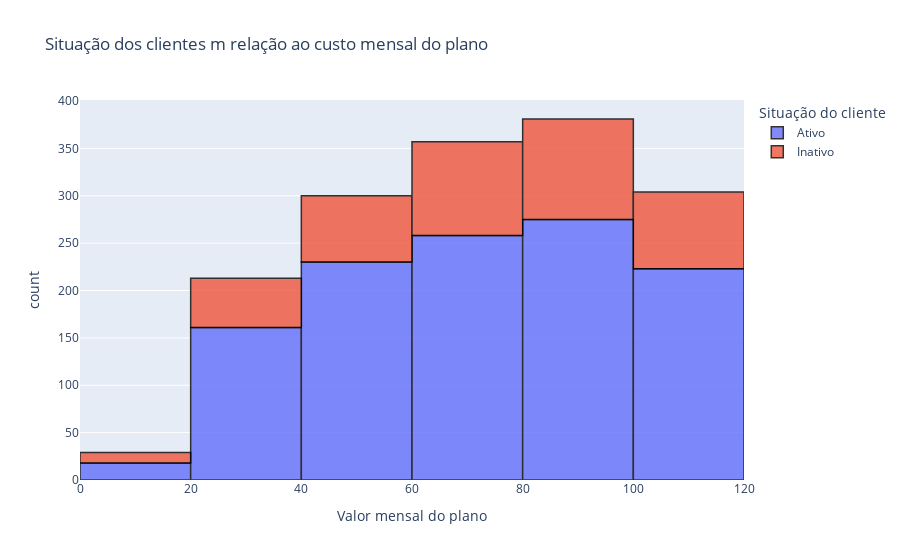

The code cell stored with this chart in its notebook:
### Markdown cell above
### **3.2.1 - Perfil de gasto mensal dos clientes**

### Code cell
# Avaliação em relação ao custo mensal do plano
df_gastos = df.Valor_Mensal.value_counts()
df_gastos = df_gastos.to_frame().reset_index()
df_gastos.columns = ['Valor mensal do plano', 'Quantidade']
df_gastos['Situação do cliente'] = df.Cliente_Inativo
df_gastos['Situação do cliente'] = df_gastos['Situação do cliente'].map({0:'Ativo', 1:'Inativo'})


fig = px.histogram(df_gastos, x="Valor mensal do plano", color = "Situação do cliente", nbins = 10,
    title="Situação dos clientes em relação ao custo mensal do plano")
fig.update_traces( opacity=0.8, marker_line_width=1.5, marker_line_color = 'rgb(0,0,0)')
fig.show()

### Figure 1 — Plotly figure (JSON) as saved in the notebook; plotly's stock layout.template omitted (floating-point values rounded to 4 significant figures; data arrays with more than 128 entries replaced by an {"elided": "..."} marker saying what was removed)
{"data": [{"alignmentgroup": "True", "bingroup": "x", "hovertemplate": "Situação do cliente=Ativo<br>Valor mensal do plano=%{x}<br>count=%{y}<extra></extra>", "legendgroup": "Ativo", "marker": {"color": "#636efa", "line": {"color": "rgb(0,0,0)", "width": 1.5}, "pattern": {"shape": ""}}, "name": "Ativo", "nbinsx": 10, "offsetgroup": "Ativo", "opacity": 0.8, "orientation": "v", "showlegend": true, "type": "histogram", "x": {"elided": "1165 float values"}, "xaxis": "x", "yaxis": "y"}, {"alignmentgroup": "True", "bingroup": "x", "hovertemplate": "Situação do cliente=Inativo<br>Valor mensal do plano=%{x}<br>count=%{y}<extra></extra>", "legendgroup": "Inativo", "marker": {"color": "#EF553B", "line": {"color": "rgb(0,0,0)", "width": 1.5}, "pattern": {"shape": ""}}, "name": "Inativo", "nbinsx": 10, "offsetgroup": "Inativo", "opacity": 0.8, "orientation": "v", "showlegend": true, "type": "histogram", "x": {"elided": "419 float values"}, "xaxis": "x", "yaxis": "y"}], "layout": {"barmode": "relative", "legend": {"title": {"text": "Situação do cliente"}, "tracegroupgap": 0}, "title": {"text": "Situação dos clientes m relação ao custo mensal do plano"}, "xaxis": {"anchor": "y", "domain": [0, 1], "title": {"text": "Valor mensal do plano"}}, "yaxis": {"anchor": "x", "domain": [0, 1], "title": {"text": "count"}}}}
